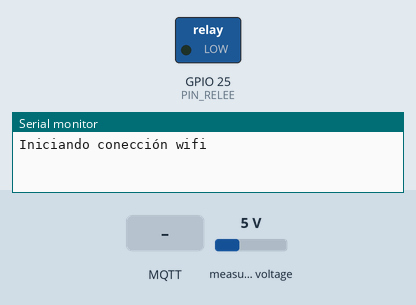
This sketch was run on a simulated ESP32. Shown: switched loads named in the sketch (green lamp = pin HIGH), the last lines printed to the serial monitor. Inputs (shaded band) come from the test bench; at power-on: measured voltage 5 V. WiFi joins after 1.5 s; servers stay silent unless stated; EEPROM starts erased; no MQTT or app messages arrive unless stated.

Above: at 0.1 s.
At 3.2 s:
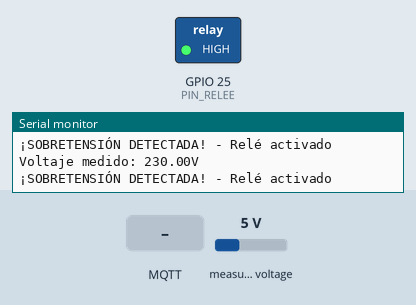
3.3 s: MQTT message "micro/6to/apagado" arrives on the first subscribed topic
5.1 s: MQTT message "APAGAR" arrives on the first subscribed topic
6.6 s: MQTT message "ENCENDER" arrives on the first subscribed topic
Timing chart, 0 to 9.6 s (numbered marks = the images above; inputs shaded):
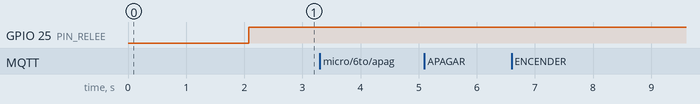

The sketch:

Regulador_de_voltaje.ino
```cpp
#include <EEPROM.h>
#include <ZMPT101B.h>
#include <WiFi.h>
#include <PubSubClient.h>

// Definición de pines
#define PIN_VOLTAJE 34    // Pin de entrada para el sensor ZMPT101B
#define PIN_RELEE 25      // Pin de salida para el relé

// Configuración WIFI Y MQTT
const char* nombre_wifi = "*****";
const char* contraseña_wifi = "********";

const char* direccion_mqtt = "broker.hivemq.com";
const int puerto_mqtt = 1883;
const char* nombre_dispositivo = "ESP32_Cortapicos";
const char* topico_general = "micro/6to/#";

WiFiClient esp32Client;
PubSubClient client(esp32Client);

// Configuración
const float SENSIBILIDAD_SENSOR = 185.0f;  // Sensibilidad del sensor ZMPT101B (ajustar según calibración)
const float FRECUENCIA_RED = 60.0f;        // Frecuencia de la red eléctrica (Hz)
const float VOLTAJE_LIMITE = 90.0f;        // Voltaje límite en voltios
const int DIRECCION_EEPROM = 0;            // Dirección inicial en la EEPROM
const int TAMANO_EEPROM = 512;             // Tamaño de EEPROM a inicializar

// Variables globales
bool eventoRegistrado = false;             // Bandera para evitar registros duplicados
int contadorEventos = 0;                   // Contador de eventos almacenados

// Objeto del sensor de voltaje
ZMPT101B voltageSensor(PIN_VOLTAJE, FRECUENCIA_RED);

void setup() {
  Serial.begin(115200);

  // Configuración de pines
  pinMode(PIN_RELEE, OUTPUT);             // Configura el pin del relé como salida
  digitalWrite(PIN_RELEE, LOW);           // Inicializa el relé apagado

  // Configuración del sensor
  voltageSensor.setSensitivity(SENSIBILIDAD_SENSOR);

  // Inicializar WIFI
  Serial.println("Iniciando conección wifi");
  WiFi.begin(nombre_wifi, contraseña_wifi);
  while (WiFi.status() != WL_CONNECTED) {
    delay(1000);
    Serial.println(".");
  }
  Serial.println("Conectado al wifi");

  // Inicializar MQTT
  Serial.println("Iniciando conección al broker MQTT");
  connectMqtt();
  client.setCallback(callback);

  // Inicializar EEPROM
  if (!EEPROM.begin(TAMANO_EEPROM)) {
    Serial.println("Error al inicializar EEPROM");
  }

  Serial.println("Protector de sobretensión iniciado");
  Serial.println("Voltaje límite configurado: " + String(VOLTAJE_LIMITE) + "V");
}

void connectMqtt() {
  client.setServer(direccion_mqtt, puerto_mqtt);
  while (!client.connect(nombre_dispositivo)) {
    delay(1000);
    Serial.println(".");
  }
  Serial.println("Conectado al broker MQTT");
  client.subscribe(topico_general);
}

void callback(char* topic, byte* payload, unsigned int length) {
  String message;
  for (unsigned int i = 0; i < length; i++) {
    message += (char)payload[i];
  }

  Serial.print("Mensaje recibido en el topic ");
  Serial.print(topic);
  Serial.print(": ");
  Serial.println(message);

  if (topic == "micro/6to/apagado") {
    if (message == "APAGAR") {
      digitalWrite(PIN_RELEE, HIGH);
    } else if ( message == "ENCENDER") {
      digitalWrite(PIN_RELEE, LOW);
    }
  }
}

void loop() {
  // Obtener el voltaje RMS directamente del sensor
  if (!client.connected()) {
    connectMqtt();
  }
  client.loop();

  float voltaje = voltageSensor.getRmsVoltage();

  // Mostrar el voltaje medido
  Serial.println("Voltaje medido: " + String(voltaje) + "V");
  client.publish("micro/6to/voltaje", String(voltaje).c_str());

  // Control del relé basado en el voltaje
  controlRele(voltaje);

  delay(500); // Pequeña pausa antes de la siguiente lectura
}

void controlRele(float voltaje) {
  if (voltaje >= VOLTAJE_LIMITE) {
    digitalWrite(PIN_RELEE, HIGH); // Activa el relé si el voltaje es alto
    Serial.println("¡SOBRETENSIÓN DETECTADA! - Relé activado");
    client.publish("micro/6to/sobretension", "ON");

    // Verifica si el evento ya fue registrado
    if (!eventoRegistrado) {
      guardarEventoEnEEPROM(voltaje); // Guarda el evento en la EEPROM
      eventoRegistrado = true;        // Marca el evento como registrado
    }
  } else {
    digitalWrite(PIN_RELEE, LOW); // Desactiva el relé si el voltaje es normal
    eventoRegistrado = false;     // Reinicia la bandera cuando el voltaje vuelve a la normalidad
    Serial.println("Voltaje normal - Relé desactivado");
    client.publish("micro/6to/sobretension", "OFF");
  }
}

// Función para guardar eventos en la EEPROM
void guardarEventoEnEEPROM(float voltaje) {
  int direccion = DIRECCION_EEPROM + contadorEventos * sizeof(float);

  // Verifica si hay espacio disponible en la EEPROM
  if (direccion + sizeof(float) > TAMANO_EEPROM) {
    Serial.println("EEPROM llena. No se pueden almacenar más eventos.");
    return;
  }

  // Guarda el voltaje en la EEPROM
  EEPROM.writeFloat(direccion, voltaje);
  EEPROM.commit();

  contadorEventos++;
  Serial.println("Evento de sobretensión guardado: " + String(voltaje) + "V");
}
```
